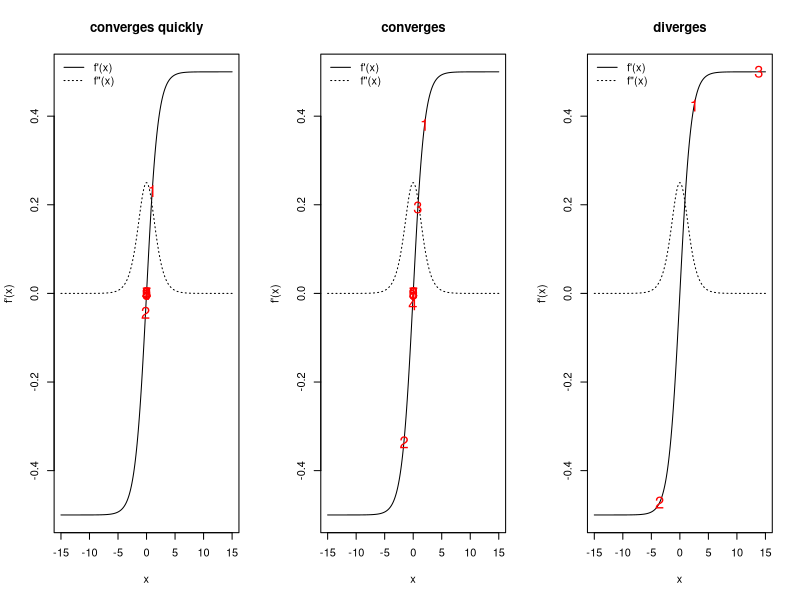
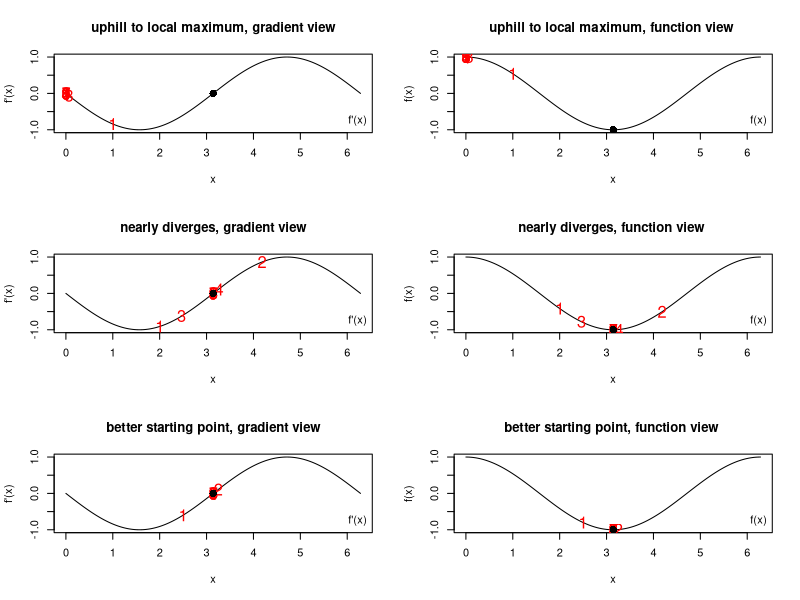
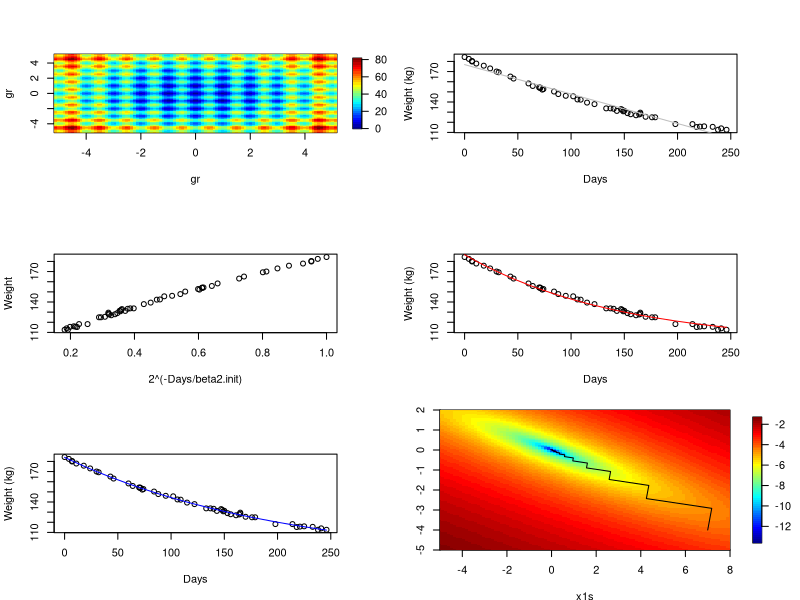
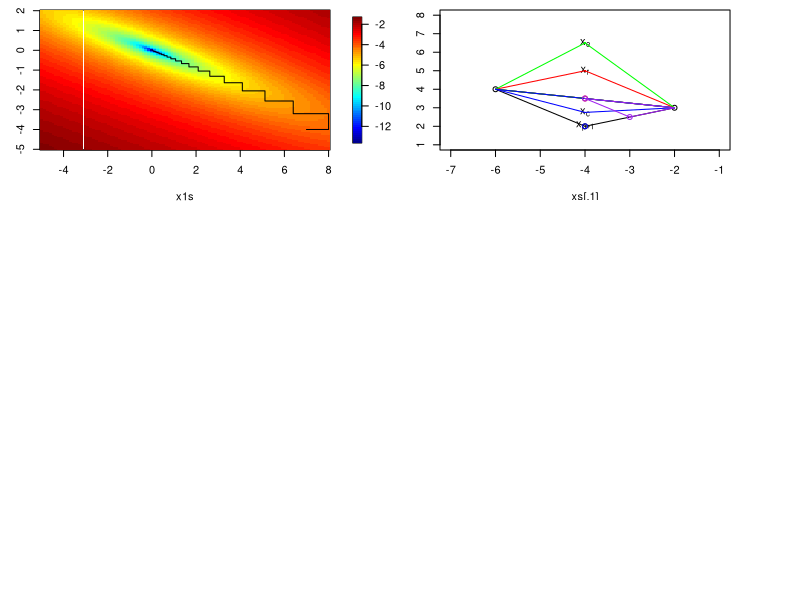
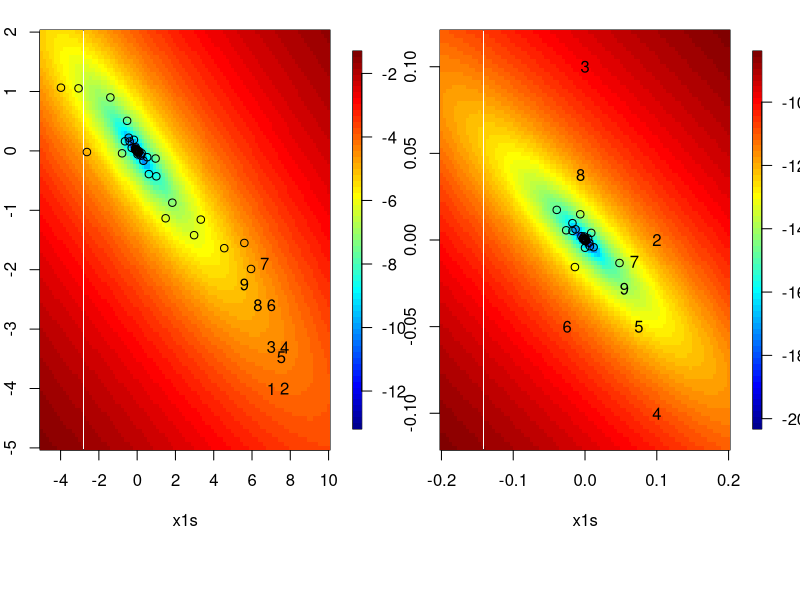
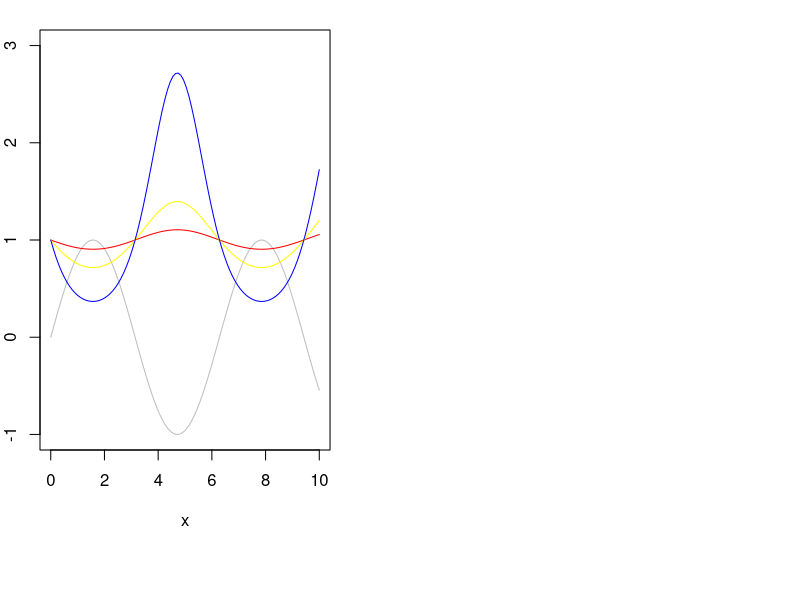
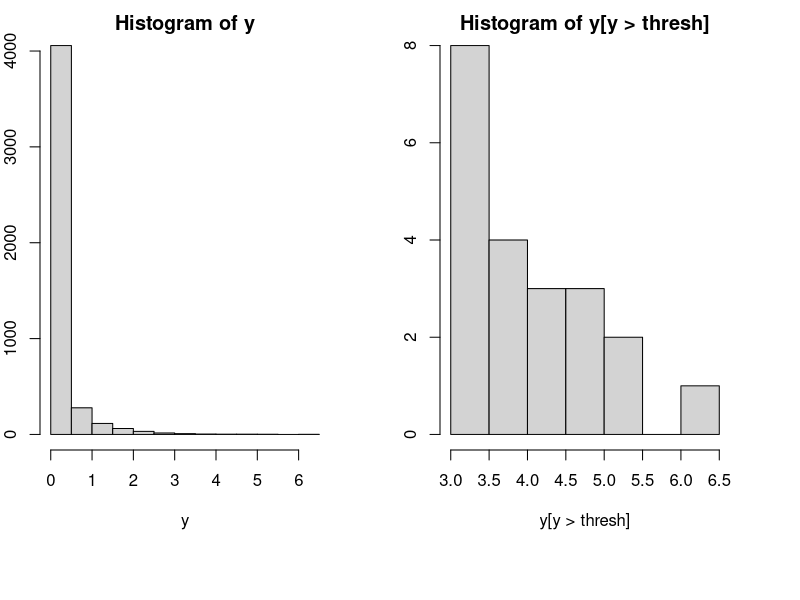
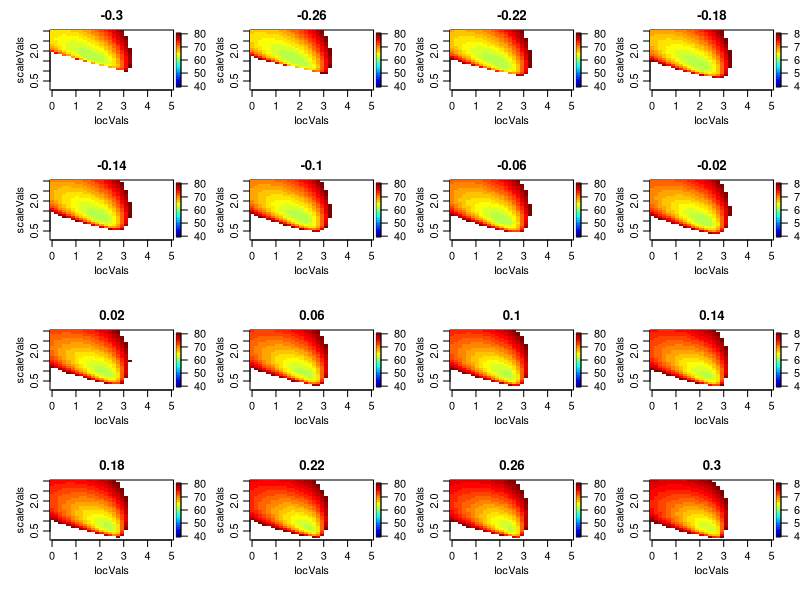

Recreate these plots in R, in order. (Note: this script raises an error after producing the figures.)
################################################################
### Demo code for Unit 11 of Stat243, "Optimization"
### Chris Paciorek, November 2021
################################################################

#######################################
# 3: Univariate function optimization
#######################################

### 3.3.3 How can Newton's method go wrong? 

## @knitr newton-diverge

par(mfrow = c(1, 3))
fp <- function(x, theta = 1){
        ## first derivative
	exp(x*theta)/(1+exp(x*theta)) - .5
}
fpp <- function(x, theta = 1){
        ## second derivative
	exp(x*theta)/((1+exp(x*theta))^2)
}
xs <- seq(-15, 15, len = 300)

## good starting point
x0 <- 1
xvals <- c(x0,rep(NA,9))
for(t in 2:10){
	xvals[t]=xvals[t-1] - fp(xvals[t-1]) / fpp(xvals[t-1])
}
## print(xvals)

plot(xs, fp(xs), type = 'l', xlab = 'x', ylab = "f'(x)", main ='converges quickly')
lines(xs, fpp(xs), lty = 3)
legend('topleft', bty = 'n', lty = c(1,3), legend = c("f'(x)", 'f"(x)'))
points(xvals, fp(xvals), pch = as.character(1:length(xvals)), col = 'red', cex = 1.5)

## ok starting point
x0 <- 2
xvals <- c(x0,rep(NA,9))
for(t in 2:10){
	xvals[t]=xvals[t-1] - fp(xvals[t-1]) / fpp(xvals[t-1])
}
## print(xvals)

plot(xs, fp(xs), type = 'l', xlab = 'x', ylab = "f'(x)", main ='converges')
lines(xs, fpp(xs), lty = 3)
legend('topleft', bty = 'n', lty = c(1,3), legend = c("f'(x)", 'f"(x)'))
points(xvals, fp(xvals), pch = as.character(1:length(xvals)), col = 'red', cex = 1.5)

## bad starting point
x0 <- 2.5
xvals <- c(x0,rep(NA,9))
for(t in 2:10){
	xvals[t]=xvals[t-1] - fp(xvals[t-1]) / fpp(xvals[t-1])
}
## print(xvals)
## whoops

plot(xs, fp(xs), type = 'l', xlab = 'x', ylab = "f'(x)", main = 'diverges')
lines(xs, fpp(xs), lty = 3)
legend('topleft', lty = c(1,3), legend = c("f'(x)", 'f"(x)'), bty = 'n')
points(xvals, fp(xvals), pch = as.character(1:length(xvals)), col = 'red', cex = 1.5)


## @knitr newton-uphill

## example of mistakenly climbing uphill

par(mfrow = c(3,2))

# original fxn
f <- function(x) cos(x)
# gradient
fp <- function(x) -sin(x)
# second derivative
fpp <- function(x) -cos(x)
xs <- seq(0, 2*pi, len = 300)

x0 <- 1 # starting point
fp(x0) # negative
fpp(x0) # negative
x1 <- x0 - fp(x0)/fpp(x0) # whoops, we've gone uphill 
## because of the negative second derivative
xvals <- c(x0,rep(NA,9))
for(t in 2:10){
	xvals[t]=xvals[t-1]-fp(xvals[t-1])/fpp(xvals[t-1])
}
## print(xvals)

plot(xs, fp(xs), type = 'l', xlab = 'x', ylab = "f'(x)",
     main = 'uphill to local maximum, gradient view',)
legend('bottomright', legend = c("f'(x)"), bty = 'n')
points(xvals, fp(xvals), pch = as.character(1:length(xvals)), col = 'red', cex = 1.5)
points(pi, 0, pch = 16, cex = 1.5)
## and we've found a maximum rather than a minimum...
plot(xs, f(xs), type = 'l', xlab = 'x', ylab = "f(x)", 
     main = 'uphill to local maximum, function view ',)
legend('bottomright', legend = c("f(x)"), bty = 'n')
points(xvals, f(xvals), pch = as.character(1:length(xvals)), col = 'red', cex = 1.5)
points(pi, f(pi), pch = 16, cex = 1.5)


## in contrast, with better starting points we can find the minimum

x0 <- 2 # ok starting point
fp(x0) 
fpp(x0) 
x1 <- x0 - fp(x0)/fpp(x0) 
xvals <- c(x0,rep(NA,9))
for(t in 2:10){
	xvals[t]=xvals[t-1]-fp(xvals[t-1])/fpp(xvals[t-1])
}
## print(xvals)

# oscillates and comes close to diverging but converges
plot(xs, fp(xs), type = 'l', xlab = 'x', ylab = "f'(x)",
     main = 'nearly diverges, gradient view',)
legend('bottomright', legend = c("f'(x)"), bty = 'n')
points(xvals, fp(xvals), pch = as.character(1:length(xvals)), col = 'red', cex = 1.5)
points(pi, 0, pch = 16, cex = 1.5)
## and we've found a maximum rather than a minimum...
plot(xs, f(xs), type = 'l', xlab = 'x', ylab = "f(x)", 
     main = 'nearly diverges, function view ',)
legend('bottomright', legend = c("f(x)"), bty = 'n')
points(xvals, f(xvals), pch = as.character(1:length(xvals)), col = 'red', cex = 1.5)
points(pi, f(pi), pch = 16, cex = 1.5)


x0 <- 2.5 # good starting point
fp(x0) 
fpp(x0) 
x1 <- x0 - fp(x0)/fpp(x0) 
xvals <- c(x0,rep(NA,9))
for(t in 2:10){
	xvals[t]=xvals[t-1]-fp(xvals[t-1])/fpp(xvals[t-1])
}
## print(xvals)

## converges quickly
plot(xs, fp(xs), type = 'l', xlab = 'x', ylab = "f'(x)",
     main = 'better starting point, gradient view',)
legend('bottomright', legend = c("f'(x)"), bty = 'n')
points(xvals, fp(xvals), pch = as.character(1:length(xvals)), col = 'red', cex = 1.5)
points(pi, 0, pch = 16, cex = 1.5)
## and we've found a maximum rather than a minimum...
plot(xs, f(xs), type = 'l', xlab = 'x', ylab = "f(x)", 
     main = 'better starting point, function view ',)
legend('bottomright', legend = c("f(x)"), bty = 'n')
points(xvals, f(xvals), pch = as.character(1:length(xvals)), col = 'red', cex = 1.5)
points(pi, f(pi), pch = 16, cex = 1.5)


## @knitr dummy

#######################################
# 4: Convergence ideas
#######################################

### 4.2 Starting values

## @knitr rastrigin

rastrigin <- function(x) {
	A <- 10
	n <- length(x)
	return(A*n + sum(x^2 - A * cos(2*pi*x)))
}
const <- 5.12
nGrid <- 100
gr <- seq(-const, const, len = nGrid)
xs <- expand.grid(x1 = gr, x2 = gr)
y <- apply(xs, 1, rastrigin)
require(fields)
image.plot(gr, gr, matrix(y, nGrid, nGrid), col=tim.colors(32))

## @knitr dummy

### 4.3 Convergence rates

## @knitr convergence

options(digits = 10)
f <- function(x) cos(x)
fp <- function(x) -sin(x)
fpp <- function(x) -cos(x)
xstar <- pi # known minimum

## N-R
x0 <- 2
xvals <- c(x0,rep(NA,9))
for(t in 2:10){
	xvals[t] <- xvals[t-1] - fp(xvals[t-1]) / fpp(xvals[t-1])
}
print(xvals)

## bisection
bisecStep <- function(interval, fp){
	xt <- mean(interval)
	if(fp(interval[1]) * fp(xt) <= 0) interval[2] <- xt else interval[1] <- xt
	return(interval)
}
nIt <- 30
a0 <- 2; b0 <- (3*pi/2) - (xstar - a0) 
## have b0 be as far from min as a0 for fair comparison with N-R
interval <- matrix(NA, nr = nIt, nc = 2)
interval[1, ] <- c(a0, b0)
for(t in 2:nIt){
	interval[t, ] <- bisecStep(interval[t-1, ], fp)
}
rowMeans(interval)

## @knitr dummy

########################################
### 5: Multivariate optimization
########################################

### 5.2 Newton-Raphson (Newton's method)

library(MASS)
head(wtloss)
attach(wtloss)

plot(Days, Weight, ylab = "Weight (kg)")

### Linear fit - not a good model
wtloss.lm <- lm(Weight ~ Days, data = wtloss)
coef(wtloss.lm) # estimates of the intercept and slope
lines(Days, fitted(wtloss.lm), col = "grey")

## we need some starting values
## guess that beta2 approx 100 since the midpoint of Days is near 100

beta2.init = 100
2^(-Days/beta2.init)  ## implicit covariate

plot(2^(-Days/beta2.init), Weight)
tmpMod = lm(Weight ~ I(2^(-Days/beta2.init)))
beta0.init = tmpMod$coef[1]
beta1.init = tmpMod$coef[2]

plot(Days, Weight, ylab = "Weight (kg)")
lines(Days, beta0.init + beta1.init * 2^(-Days/beta2.init), col = 'red')
## not bad; let's go with that

expr = quote((Weight - (beta0 + beta1 * 2^(-Days/beta2)))^2) # objective is sum of this quantity over the observations
## let R do the differentiation of the basic expression for us (since human error in taking derivatives is very common)
## R won't deal with the summation, so we'll have to do that ourselves
deriv(expr, c("beta0", "beta1", "beta2"), function.arg = TRUE)
deriv3(expr, c("beta0", "beta1", "beta2"), function.arg = TRUE) # same as deriv()  with Hessian = TRUE

f =function(betas){
  sum((Weight - (betas[1] + betas[2] * 2^(-Days/betas[3])))^2)
}

## use the basic code based on deriv() and deriv3() 
fp = function(betas){
  ## a bit sloppy as I use Days and Weight as global vars here
  beta0 = betas[1]
  beta1 = betas[2]
  beta2 = betas[3]
  .expr3 <- 2^(-Days/beta2)
  .expr6 <- Weight - (beta0 + beta1 * .expr3)
  grad = - c(sum(2*.expr6), sum(2*(.expr3*.expr6)),
             sum(2* (beta1 * (.expr3 * (log(2) * (Days/beta2^2))) * .expr6)))
  return(grad)
}

fpp = function(betas){
  ## a bit sloppy as I use Days and Weight as global vars here
  n = length(Days)
  beta0 = betas[1]
  beta1 = betas[2]
  beta2 = betas[3]
  .expr3 <- 2^(-Days/beta2)
  .expr6 <- Weight - (beta0 + beta1 * .expr3)
  .expr11 <- log(2)
  .expr12 <- beta2^2
  .expr14 <- .expr11 * (Days/.expr12)
  .expr15 <- .expr3 * .expr14
  .expr16 <- beta1 * .expr15
  
  hessian = matrix(0, 3, 3)
  hessian[1, 1] <- 2*n # don't forget to do summation (i.e., multiply by n)
  hessian[1, 2] <- sum(2 * .expr3)
  hessian[1, 3] <- sum( 2 *  .expr16)
  hessian[2, 2] <- sum( 2 * (.expr3 * .expr3))
  
  hessian[2, 3] <-  - sum(2 * 
                          (.expr15 * .expr6 - .expr3 * .expr16))
  
  hessian[3, 3] <- - sum(2 * (beta1 * (.expr15 * 
                                       .expr14 - .expr3 * (.expr11 * (Days * (2 * beta2)/.expr12^2))) * 
                              .expr6 - .expr16 * .expr16))
  hessian[lower.tri(hessian)] = t(hessian[upper.tri(hessian)])
  return(hessian) 
}



nIt = 20
xvals = matrix(NA, nr = nIt, nc = 3)
xvals[1, ] = c(beta0.init, beta1.init, beta2.init)


for(t in 2:nIt){
  xvals[t, ] = xvals[t-1, ] - solve(fpp(xvals[t-1, ]), fp(xvals[t-1, ]))
  if(FALSE){ # in case not numerically p.d., use pseudoinverse
    e = eigen(fpp(xvals[t-1, ])) 
    e$val = 1/e$val
    e$val[e$val < 0] = 0 # pseudo-inverse
    xvals[t, ] = xvals[t-1, ] - e$vec%*%((t(e$vec)*e$val)%*%fp(xvals[t-1, ]))
  }
}

## let's check against R's built-in nonlinear least squares function
beta.start = xvals[1, ]
names(beta.start) = c("beta0", "beta1", "beta2")
wtloss.fm <- nls(Weight ~ beta0 + beta1*2^(-Days/beta2), 
                 data = wtloss, start = beta.start, trace = TRUE)
nlsEst = coef(wtloss.fm)

f(xvals[20, ])
f(nlsEst)

plot(Days, Weight, ylab = "Weight (kg)")
lines(Days, fitted(wtloss.fm), col = "blue")

### 5.3 Fisher scoring

## data are only involved in .expr6 and all Hessian terms involving .expr6 are linear in it, so replace with its expectation, which is simply 0

fppFS = function(betas){
  ## a bit sloppy as I use Days and Weight as global vars here
  n = length(Days)
  beta0 = betas[1]
  beta1 = betas[2]
  beta2 = betas[3]
    .expr3 <- 2^(-Days/beta2)
    .expr6 <- 0 # Weight - (beta0 + beta1 * .expr3)
    .expr11 <- log(2)
    .expr12 <- beta2^2
    .expr14 <- .expr11 * (Days/.expr12)
    .expr15 <- .expr3 * .expr14
    .expr16 <- beta1 * .expr15
 
  hessian = matrix(0, 3, 3)
  hessian[1, 1] <- 2*n # don't forget to do summation (i.e., multiply by n)
    hessian[1, 2] <- sum(2 * .expr3)
    hessian[1, 3] <- sum( 2 *  .expr16)
    hessian[2, 2] <- sum( 2 * (.expr3 * .expr3))
  
    hessian[2, 3] <-  - sum(2 * 
        (.expr15 * .expr6 - .expr3 * .expr16))

    hessian[3, 3] <- - sum(2 * (beta1 * (.expr15 * 
        .expr14 - .expr3 * (.expr11 * (Days * (2 * beta2)/.expr12^2))) * 
        .expr6 - .expr16 * .expr16))
  hessian[lower.tri(hessian)] = t(hessian[upper.tri(hessian)])
  return(hessian) 
}


nIt = 20
xvals = matrix(NA, nr = nIt, nc = 3)
xvals[1, ] = c(beta0.init, beta1.init, beta2.init)

fpp(xvals[1, ])
fppFS(xvals[1, ])
## pretty similar - some terms in the observed FI didn't involve the data, so don't change anyway

for(t in 2:nIt){
  xvals[t, ] = xvals[t-1, ] - solve(fppFS(xvals[t-1, ]), fp(xvals[t-1, ]))
}

## FS seems to give slightly faster convergence here


### 5.5.1 Descent methods and Newton-like methods

## steepest descent

## @knitr steepest

par(mai = c(.5,.4,.1,.4))
f <- function(x){
	x[1]^2/1000 + 4*x[1]*x[2]/1000 + 5*x[2]^2/1000
}
fp <- function(x){
	c(2 * x[1]/1000 + 4 * x[2]/1000,
	4 * x[1]/1000 + 10 * x[2]/1000)
}
lineSearch <- function(alpha, xCurrent, direction, FUN){
	newx <- xCurrent + alpha * direction
	FUN(newx)
}
nIt <- 50
xvals <- matrix(NA, nr = nIt, nc = 2)
xvals[1, ] <- c(7, -4)
for(t in 2:50){
	newalpha <- optimize(lineSearch, interval = c(-5000, 5000),
		xCurrent = xvals[t-1, ], direction = fp(xvals[t-1, ]),
		FUN = f)$minimum 
	xvals[t, ] <- xvals[t-1, ] + newalpha * fp(xvals[t-1, ])
}
x1s <- seq(-5, 8, len = 100); x2s = seq(-5, 2, len = 100)
fx <- apply(expand.grid(x1s, x2s), 1, f)
## plot f(x) surface on log scale
image.plot(x1s, x2s, matrix(log(fx), 100, 100), 
	xlim = c(-5, 8), ylim = c(-5,2)) 
lines(xvals) ## overlay optimization path
## kind of slow

## @knitr dummy

### 5.6 Gauss-Seidel

## @knitr Gauss-Seidel

f <- function(x){
	return(x[1]^2/1000 + 4*x[1]*x[2]/1000 + 5*x[2]^2/1000)
}
f1 <- function(x1, x2){ # f(x) as a function of x1
	return(x1^2/1000 + 4*x1*x2/1000 + 5*x2^2/1000)
}
f2 <- function(x2, x1){ # f(x) as a function of x2
	return(x1^2/1000 + 4*x1*x2/1000 + 5*x2^2/1000)
}
x1s <- seq(-5, 8, len = 100); x2s = seq(-5, 2, len = 100)
fx <- apply(expand.grid(x1s, x2s), 1, f)
image.plot(x1s, x2s, matrix(log(fx), 100, 100))
nIt <- 49
xvals <- matrix(NA, nr = nIt, nc = 2)
xvals[1, ] <- c(7, -4)
## 5, -10
for(t in seq(2, nIt, by = 2)){
	newx1 <- optimize(f1, x2 = xvals[t-1, 2], interval = c(-40, 40))$minimum
	xvals[t, ] <- c(newx1, xvals[t-1, 2])
	newx2 <- optimize(f2, x1 = newx1, interval = c(-40, 40))$minimum
	xvals[t+1, ] <- c(newx1, newx2)
}
lines(xvals)

## @knitr dummy

### 5.7 Nelder-Mead

## set up tuning factors
alpha = 1
gamma = 2
beta = .5
delta = .5

## auxiliary function to plot line segments
plotseg = function(ind1, ind2, col = 1){
  if(length(ind1) == 1){
    segments(xs[ind1, 1], xs[ind1 , 2], xs[ind2, 1], xs[ind2, 2], col = col)
  } else{
    segments(ind1[1], ind1[2], xs[ind2, 1], xs[ind2, 2], col = col)    
  }
}
  
## initial polytope
xs = matrix(c(-2,3,-6,4,-4,2),nc=2,byrow=T)

plot(xs,xlim=c(-7,-1),ylim=c(1,8))
plotseg(2, 3)
plotseg(1, 3)
plotseg(1, 2)

xbar = (xs[1,]+xs[2,])/2

text(xs[3,1], xs[3,2], expression(x[p+1]))

points(xbar[1],xbar[2], col = 'red')

### reflection

xr = (1+alpha)*xbar - alpha*xs[3,]
points(xr[1],xr[2],col = 'red', pch = 16, cex = .4)
text(xr[1],xr[2], expression(x[r]))

plotseg(xr, 1, col = 'red')
plotseg(xr, 2, col = 'red')
plotseg(1, 2, col = 'red')
## red triangle is now our proposed new polytope

### consider expansion if xr is better than all the other points

xe = gamma*xr + (1-gamma)*xbar
points(xe[1], xe[2], col = 'green', pch = 16, cex = .4)
text(xe[1],xe[2], expression(x[e]))
## if xe is better than xr, use xe, o.w. use xr

plotseg(xe, 1, col = 'green')
plotseg(xe, 2, col = 'green')
plotseg(1, 2, col = 'green')

### consider contraction if xr is worse than x_1,...,x_p

## suppose xr is worse than x_p+1
## set xh = x_p+1

points(xs[3,1], xs[3, 2], col = 'blue')

## set xh to be the best of these two points
xh = xs[3, ] # suppose the original point is better than the reflection
xc = beta*xh + (1-beta)*xbar
points(xc[1], xc[2], col = 'blue', pch = 16, cex = .4)
text(xc[1],xc[2], expression(x[c]))
## if xc is better than xh, then contract

plotseg(xc, 1, col = 'blue')
plotseg(xc, 2, col = 'blue')
plotseg(1, 2, col = 'blue')

## if not, shrink simplex toward the best point (xs[1, ])

### shrinkage

xs[2, ] = delta*xs[2, ] + (1-delta)*xs[1, ]
xs[3, ] = delta*xs[3, ] + (1-delta)*xs[1, ]

points(xs[2, 1], xs[2, 2], col = 'purple')
points(xs[3, 1], xs[3, 2], col = 'purple')

plotseg(1, 2, 'purple')
plotseg(1, 3, 'purple')
plotseg(2, 3, 'purple')

### if xr was better than x_p+1 then
## set xh = xr and do the contraction and shrinkage similarly to the above

### Nelder-Mead on our quadratic toy example

## @knitr nelder-example

f <- function(x, plot = TRUE, verbose = FALSE) {
    result <- x[1]^2/1000 + 4*x[1]*x[2]/1000 + 5*x[2]^2/1000
    if(verbose) print(result)
    if(plot && cnt < 10) {
        points(x[1], x[2], pch = as.character(cnt))
        if(cnt < 10) cnt <<- cnt + 1 else cnt <<- 1
        if(interactive())
            invisible(readline(prompt = "Press <Enter> to continue..."))
    } else if(plot) points(x[1], x[2])
    return(result)
}

library(fields)
par(mfrow = c(1,2))

x1s <- seq(-5, 10, len = 100); x2s = seq(-5, 2, len = 100)
fx <- apply(expand.grid(x1s, x2s), 1, f, FALSE)
cnt <- 1
image.plot(x1s, x2s, matrix(log(fx), 100, 100))
init <- c(7, -4)
optim(init, f, method = "Nelder-Mead", verbose = FALSE)

x1s <- seq(-.2, .2, len = 100); x2s = seq(-.12, .12, len = 100)
fx <- apply(expand.grid(x1s, x2s), 1, f, FALSE)
cnt <- 1
image.plot(x1s, x2s, matrix(log(fx), 100, 100))
init <- c(-0, 0)
optim(init, f, method = "Nelder-Mead", verbose = FALSE)

## @knitr dummy

### 5.8 Simulated annealing

x= seq(0,10,len=100)
f=function(x)  sin(x)

plot(x, f(x), type='l', ylim = c(-1, 3), col = 'grey')
tau = 10
## plot the modified function
lines(x, exp(-f(x)/tau), col = 'red')   # try tau = 3, 1, .3, etc.
## effect of cooling...
tau =3
# plot the modified function
lines(x, exp(-f(x)/tau), col='yellow')   # try tau = 3, 1, .3, etc.
tau =1
## plot the modified function
lines(x, exp(-f(x)/tau), col = 'blue')   # try tau = 3, 1, .3, etc.

##############################
# 6: Optimization in R
##############################

### 6.1 Core optimization functions

## using optim()

yHundredths = scan('../data/precipData.txt')  # precip in hundredths of inches
yHundredths = yHundredths[!is.na(yHundredths)]
y = yHundredths/100  # precip now in inches

par(mfrow = c(1, 2))
hist(y)
thresh = 3
hist(y[y > thresh])

npy=31+28+31 # number of days in winter season
cutoff = (1/25.4) # wet days defined as those with > 1 mm (1/25.4 inches) of precip
thresh = as.numeric(quantile(y[y > cutoff],.98,na.rm=T)) # 98%ile of wet days


pp.negloglik <- function(par, y, thresh, npy) {
  mu <- par[1]
  sc <- par[2]
  sh <- par[3]
  uInd = y > thresh
  if(sc <= 0) 
    return(10^6);
  if ((1 + ((sh * (thresh - mu))/sc)) < 0) {
    l <- 10^6; 
  }
  else {
    y <- (y - mu)/sc
    y <- 1 + sh * y
    if (min(y^uInd) <= 0){   
      l <- 10^6;
    } else{
      ytmp = y
      ytmp[!uInd]=1  # 'zeroes' out those below the threshold after applying the log in next line
      l <- sum(uInd * log(sc)) + sum(uInd * log(ytmp) * 
                                     (1/sh + 1)) + length(y)/npy * mean((1 + (sh * (thresh - mu))/sc)^(-1/sh))
    }
  }
  l
}

## optim() usage
## out <- optim(init, pp.negloglik, hessian = TRUE, method = "BFGS", control = list(maxit = maxit, trace = TRUE))

yExc = y[y > thresh]
in2 <- sqrt(6 * var(yExc))/pi  # have initial values depend only on those above the threshold
in1 <- mean(yExc) - 0.57722 * in2
init0 = c(in1, in2, 0.1)

## fit with Nelder-Mead (default) and BFGS
fit1 <- optim(init0, pp.negloglik, y = y, thresh = thresh, npy = npy, control = list(trace = TRUE)) # 118 fxn evals
fit2 <- optim(init0, pp.negloglik, y = y, thresh = thresh, npy = npy, method = 'BFGS', control = list(trace = TRUE)) # ~ 10 its
print(fit1)
print(fit2)

mle <- fit2$par

system.time(optim(init0, pp.negloglik, y = y, thresh = thresh, npy = npy))
system.time(optim(init0, pp.negloglik, y = y, thresh = thresh, npy = npy, method = 'BFGS'))

## different starting value 
init1 = c(mean(y[y > thresh]), sd(y[y > thresh]), -0.1)
optim(init1, pp.negloglik, y = y, thresh = thresh, npy = npy, control = list(trace = TRUE)) 
optim(init1, pp.negloglik, y = y, thresh = thresh, npy = npy, method = 'BFGS', control = list(trace = TRUE)) 

## bad starting value for BFGS
init2 = c(thresh, .01, .1)
out = optim(init2, pp.negloglik, y = y, thresh = thresh, npy = npy, control = list(trace = TRUE), hessian = TRUE)
solve(out$hessian)
out2 = optim(init2, pp.negloglik, y = y, thresh = thresh, npy = npy, method = 'BFGS', control = list(trace = TRUE), hessian = TRUE)
solve(out2$hessian)


## suppose the data were on a different scale
yExc2 <- yExc * 1000
y2 <- y * 1000
thresh2 <- thresh * 1000


in2 <- sqrt(6 * var(yExc2))/pi  # have initial values depend only on those above the threshold
in1 <- mean(yExc2) - 0.57722 * in2
init3 = c(in1, in2, 0.1)

optim(init3, pp.negloglik, y = y2, thresh = thresh2, npy = npy, control = list(trace = TRUE)) ## note that the parameters have changed even beyond a scaling effect
optim(init3, pp.negloglik, y = y2, thresh = thresh2, npy = npy, method = 'BFGS', control = list(trace = TRUE)) # note lack of convergence after 100 its
optim(init3, pp.negloglik, y = y2, thresh = thresh2, npy = npy, method = 'BFGS', control = list(trace = TRUE, maxit = 1000)) # convergence, but to values not concordant with those from fitting the original y data

## when we have y2 = y*1000, the location and scale parameters are on very different scales than the shape parameter
## can we use parscale to deal with the problems when the data are on a different scale?
optim(init3, pp.negloglik, y = y2, thresh = thresh2, npy = npy, control = list(trace = TRUE, parscale = c(1000,1000,1))) 
optim(init3, pp.negloglik, y = y2, thresh = thresh2, npy = npy, method = 'BFGS', control = list(trace = TRUE, parscale = c(1000,1000,1))) 
## yes, that works! the parameter estimates are now equivalent to those from the standard fitting of the original data

## default step size for numerical derivative is only .001; perhaps we should try with higher accuracy
optim(init0, pp.negloglik, y = y, thresh = thresh, npy = npy, method = 'BFGS', control = list(trace = TRUE, ndeps = rep(1e-6, 3)))
## note that we needed only 33 function evaluations instead of the original 43, presumably because of higher accuracy in the derivative

#### let's do some plotting of the objective fxn as a sanity check

## 3-d grid of location, scale, shape
locVals = seq(0, 5, len = 30)
scaleVals = seq(.1, 3, len = 30)
shapeVals = seq(-.3, .3, by = .04)
parGrid = expand.grid(loc = locVals, scale = scaleVals, shape = shapeVals)

obj=apply(parGrid, 1, pp.negloglik, y=y, thresh=thresh, npy=npy) # compute objective function for all parameter combos

tmp = cbind(parGrid,obj)

library(fields)

par(mfrow=c(4, 4), mai = c(.6,.5, .3, .1), mgp = c(1.8, .7, 0))
for( i in 1:length(shapeVals)){
  tmp2 = tmp[tmp$shape == shapeVals[i],] # slice of objective fxn for fixed shape parameter
  image.plot(locVals, scaleVals, matrix((tmp2$obj), length(locVals), length(scaleVals)), col = tim.colors(32), zlim = c(40,80), main = as.character(shapeVals[i]))
}
## note there a couple weird things about this log likelihood - (1) weird things happen when the shape parameter is very close to 0 (not shown) and (2) for certain combinations the likelihood is not defined (it's set to 1e6) - this is why the white regions of the plot exist - reparameterizing or optimizing with explicit constraints may be better approaches

## apart from that, it appears that optim() has probably found the minimum

##############################
# 9: Convex optimization
##############################

### 9.6 Interior point methods

## @knitr constrOptim

## based on the example in ?constrOptim
fr <- function(x) {   ## Rosenbrock Banana function
  x1 <- x[1]
  x2 <- x[2]
  100 * (x2 - x1 * x1)^2 + (1 - x1)^2
}
grr <- function(x) { ## Gradient of 'fr'
  x1 <- x[1]
  x2 <- x[2]
  c(-400 * x1 * (x2 - x1 * x1) - 2 * (1 - x1),
    200 *      (x2 - x1 * x1))
}

m <- 100
x1s <- x2s <- seq(-5, 5, len = m)
xs <- expand.grid(x1s, x2s)

f <- apply(xs, 1, fr)

image.plot(x1s, x2s, matrix(log(f), m))

ui = rbind(c(-1,0), c(1,-1))
ci = c(-0.9, -0.1)
## x1 <= 0.9
## x2 <= x1 + 0.1
## this is Region "I" in the figure

abline(v = 0.9)
abline(.1, 1)

out <- constrOptim(c(.5,0), fr, grr, ui = ui, ci = ci)
out$par
points(out$par[1], out$par[2])
text(-1,-2, "I", cex = 2)

## what about constraining to a different region? ("Region II")

ui = rbind(c(-1,0), c(-1, 1))
ci = c(-0.9,0.1)
## x1 <= 0.9
## x2 >= x1 + 0.1

out <- constrOptim(c(.5,0), fr, grr, ui = ui, ci = ci)
## whoops, not feasible!
out <- constrOptim(c(-3, 2), fr, grr, ui = ui, ci = ci)
points(out$par[1], out$par[2], pch = 2)
text(-3,0, "II", cex = 2)

## how about optimizing along a line (equality constraint)?
## x1 - x2 = 0.1 is the same as
## x1 - x2 <= 0.1
## x1 - x2 >= 0.1
ui = rbind(c(-1, 1), c(1, -1))
ci = c(-0.1, 0.1)

out <- constrOptim(c(3.1, 3.0), fr, grr, ui = ui, ci = ci)
## hmmm, numerical issues?

## ok, how about making a long narrow region around the line?
## this takes a while...
ui = rbind(c(1,-1), c(-1,1))
ci = c(.099,-.101)
## hmmm, out1 thinks it has converged ...
out1 <- constrOptim(c(3.1, 3.0), fr, grr, ui = ui, ci = ci)
out2 <- constrOptim(c(3.1, 3.0), fr, NULL, ui = ui, ci = ci)

image.plot(x1s, x2s, matrix(log(f), m))
abline(-0.1, 1)
points(out1$par[1], out1$par[2], pch = "1")
points(out2$par[1], out2$par[2], pch = "2")
